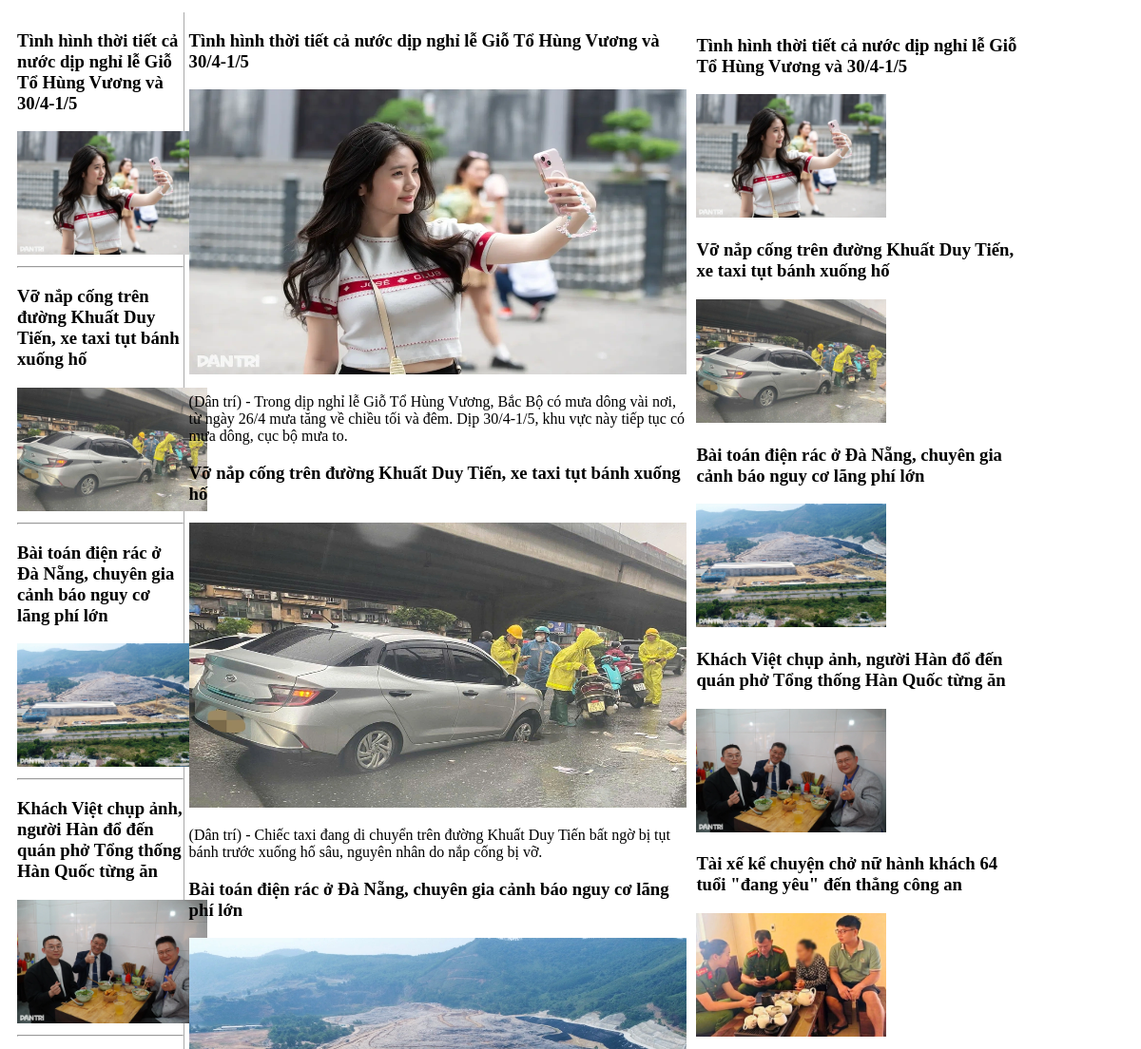
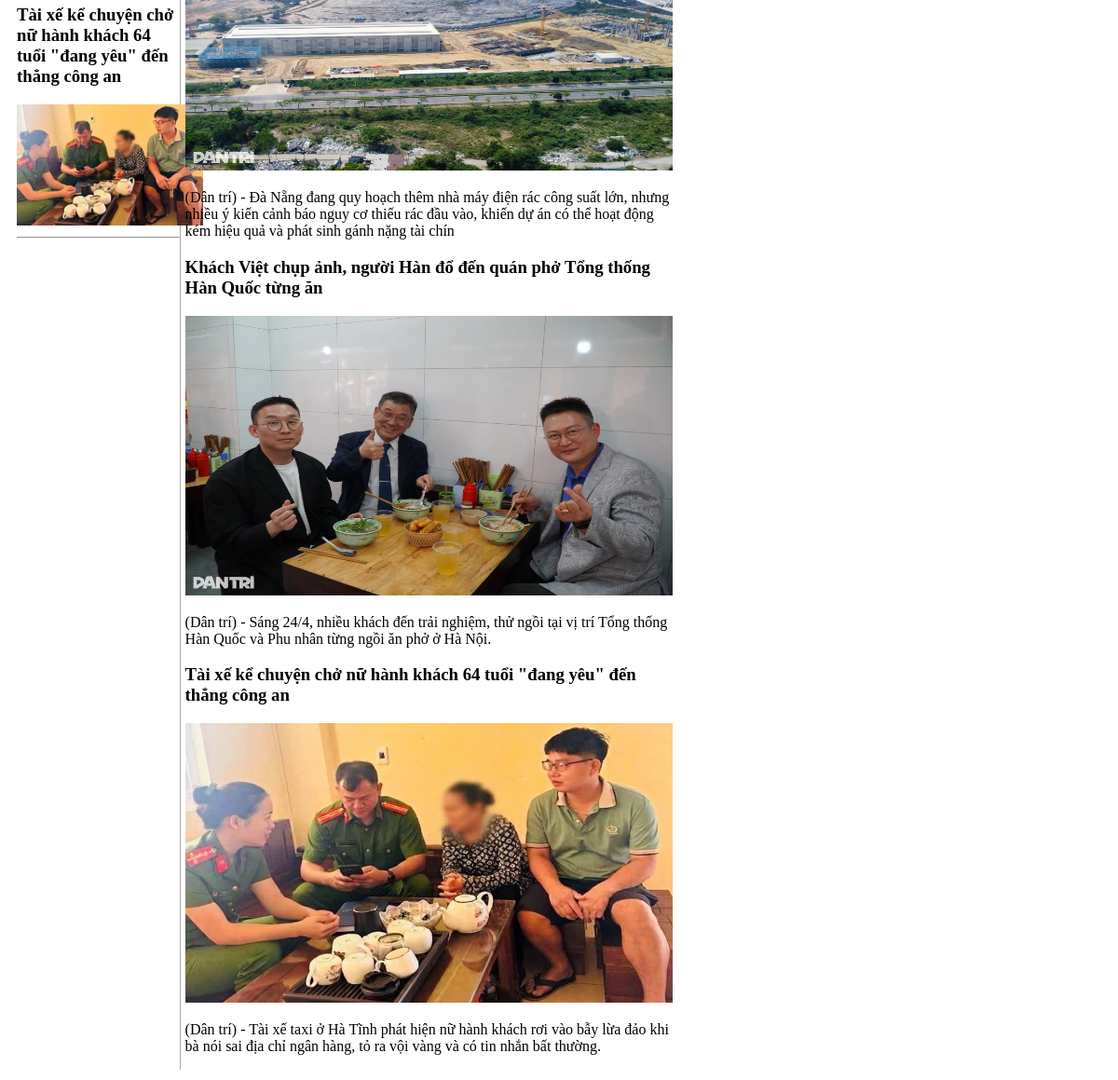
The app's page /dantri.php with its own data (2 pictures, top to bottom).
### tables this page shows
CREATE TABLE `tintuc` (
  `id_tt` int(11) NOT NULL,
  `ten_tt` varchar(100) NOT NULL,
  `anh_tt` varchar(100) NOT NULL,
  `tomtat_tt` varchar(200) NOT NULL,
  `chitiet_tt` text NOT NULL,
  `tacgia_tt` varchar(50) NOT NULL,
  `chuyenmuc_tt` varchar(100) NOT NULL
);

### dantri.php (the view, shortened to what this page needs)
<!doctype html>
<html>
<head>
<link rel="stylesheet" type="text/css" href="CSS/dantri.css">
</head>
<body>
	<div id="tintuc">
	<div class="left">
	<div class="product_container">
	<?php
$servername = "localhost";
$username = "root";
$password = "";
$dbname = "th2915";
$conn = new mysqli($servername, $username, $password, $dbname);
$sql = "SELECT ten_tt, anh_tt, tomtat_tt, tacgia_tt FROM tintuc LIMIT 5";
$result = $conn->query($sql);
?>
    <div class="product-container">
    <?php
    if ($result->num_rows > 0) {
        while($tt = $result->fetch_assoc()) {
    ?>
		<div cla="product">
			<h3><?php echo $tt['ten_tt']?></h3>
			<img class="anh" src="<?php echo $tt['anh_tt']?>" width="200px" height="130px">
			<hr>
		</div>
		<?php
        }
    }
    ?>
		</div>
		</div>
	</div>
		<div class="giua">
		<div class="product_container">
	<?php
$servername = "localhost";
$username = "root";
$password = "";
$dbname = "th2915";
$conn = new mysqli($servername, $username, $password, $dbname);
$sql = "SELECT ten_tt, anh_tt, tomtat_tt, tacgia_tt FROM tintuc LIMIT 5";
$result = $conn->query($sql);
?>
    <div class="product-container">
    <?php
    if ($result->num_rows > 0) {
        while($tt = $result->fetch_assoc()) {
    ?>
		<div cla="product">
			<h3><?php echo $tt['ten_tt']?></h3>
			<img class="anh" src="<?php echo $tt['anh_tt']?>" width="100%" height="300px">
			<p><?php echo $tt['tomtat_tt']?></p>
		</div>
		<?php
		}}
    ?>
		</div>
			</div>
		</div>
		<div class="right">
		<div class="product_container">
	<?php
$servername = "localhost";
$username = "root";
$password = "";
$dbname = "th2915";
$conn = new mysqli($servername, $username, $password, $dbname);
$sql = "SELECT ten_tt, anh_tt, tomtat_tt, tacgia_tt FROM tintuc LIMIT 5";
$result = $conn->query($sql);
?>
    <div class="product-container">
    <?php
    if ($result->num_rows > 0) {
        while($tt = $result->fetch_assoc()) {
    ?>
		<div cla="product">
			<h3><?php echo $tt['ten_tt']?></h3>
			<img class="anh" src="<?php echo $tt['anh_tt']?>" width="200px" height="130px">
		</div>
		<?php
        }
    }
    ?>
		</div>
			</div>
			</div>
	</div>
</body>
</html>

### CSS/dantri.css (style rules this page uses)
#tintuc { max-width: 100%; margin: 5px; padding: 5px; display: flex; }
.left { float: left; max-width: 15%; border-right: solid; border-color: darkgray; border-width: 1px; }
.giua { max-width: 45%; margin-left: 5px; margin-right: 5px; }
.right { float: right; max-width: 30%; margin: 5px; }

### records on screen
tintuc: ten_tt "Tình hình thời tiết cả nước dịp nghỉ lễ Giỗ Tổ Hùng Vương và 30/4-1/5", anh_tt (picture), tomtat_tt "(Dân trí) - Trong dịp nghỉ lễ Giỗ Tổ Hùng Vương, Bắc Bộ có mưa dông vài nơi, từ ngày 26/4 mưa tăng về chiều tối và đêm. Dịp 30/4-1/5, khu vực này tiếp tục có mưa dông, cục bộ mưa to."
tintuc: ten_tt "Vỡ nắp cống trên đường Khuất Duy Tiến, xe taxi tụt bánh xuống hố", anh_tt (picture), tomtat_tt "(Dân trí) - Chiếc taxi đang di chuyển trên đường Khuất Duy Tiến bất ngờ bị tụt bánh trước xuống hố sâu, nguyên nhân do nắp cống bị vỡ."
tintuc: ten_tt "Bài toán điện rác ở Đà Nẵng, chuyên gia cảnh báo nguy cơ lãng phí lớn", anh_tt (picture), tomtat_tt "(Dân trí) - Đà Nẵng đang quy hoạch thêm nhà máy điện rác công suất lớn, nhưng nhiều ý kiến cảnh báo nguy cơ thiếu rác đầu vào, khiến dự án có thể hoạt động kém hiệu quả và phát sinh gánh nặng tài chín"
tintuc: ten_tt "Khách Việt chụp ảnh, người Hàn đổ đến quán phở Tổng thống Hàn Quốc từng ăn", anh_tt (picture), tomtat_tt "(Dân trí) - Sáng 24/4, nhiều khách đến trải nghiệm, thử ngồi tại vị trí Tổng thống Hàn Quốc và Phu nhân từng ngồi ăn phở ở Hà Nội."
tintuc: ten_tt "Tài xế kể chuyện chở nữ hành khách 64 tuổi \"đang yêu\" đến thẳng công an", anh_tt (picture), tomtat_tt "(Dân trí) - Tài xế taxi ở Hà Tĩnh phát hiện nữ hành khách rơi vào bẫy lừa đảo khi bà nói sai địa chỉ ngân hàng, tỏ ra vội vàng và có tin nhắn bất thường."
